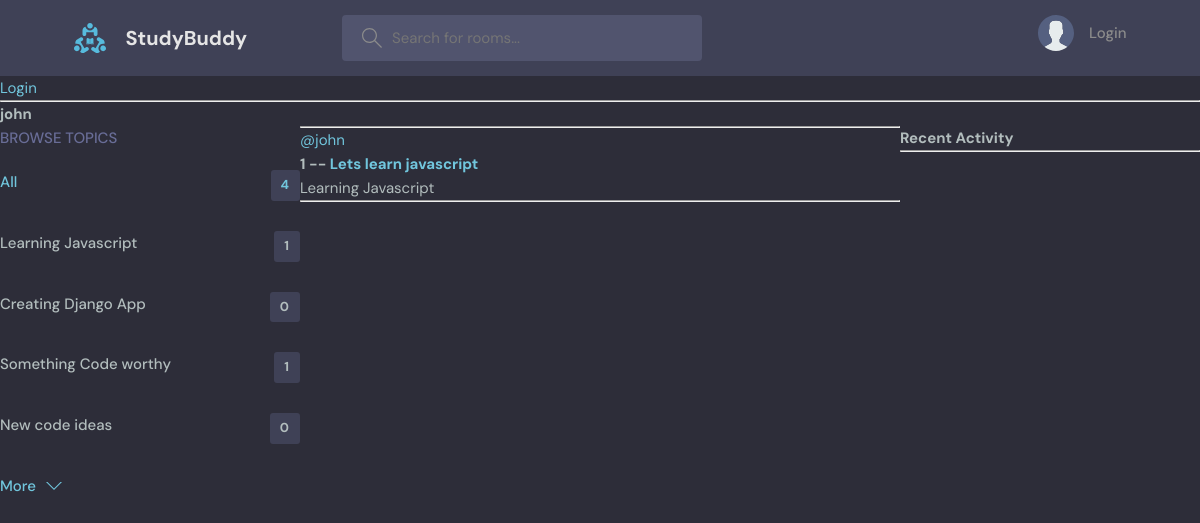
Before: /profile/1/ with the older database file.
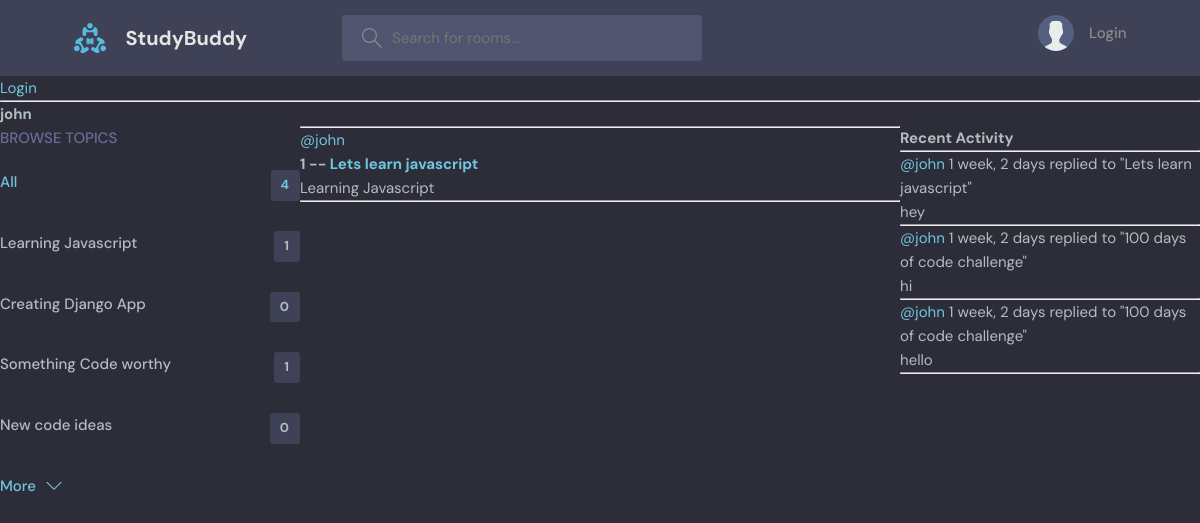
After: the same page with the newer database file.
### baseApp/models.py (models this page shows, shortened)
class Topic(models.Model):
    name = models.CharField(max_length=200)

class Room(models.Model):
    host = models.ForeignKey(User, on_delete=models.SET_NULL, null=True)
    topic = models.ForeignKey(Topic, on_delete=models.SET_NULL, null=True)
    name = models.CharField(max_length=200)
    description = models.TextField(null=True,blank=True)
    participants = models.ManyToManyField(
        User, related_name='participants', blank=True)
    updated = models.DateTimeField(auto_now=True)
    created = models.DateTimeField(auto_now_add=True)
    class Meta:
        ordering = ['-updated', '-created'] #orders rooms by updated and created fields
    def __str__(self): #function to reference the name of the room
        return self.name

class Message(models.Model):
    user = models.ForeignKey( User, on_delete=models.CASCADE)
    room = models.ForeignKey(Room, on_delete=models.CASCADE)
    body = models.TextField()
    updated = models.DateTimeField(auto_now=True)
    created = models.DateTimeField(auto_now_add=True)
    class Meta:
        ordering = ['-updated', '-created'] #orders rooms by updated and created fields

### baseApp/views.py (the view)
# urls.py: path('profile/<str:pk>/', views.userProfile, name="user-profile"),
def userProfile(request, pk):
    user = User.objects.get(id=pk)
    rooms = user.room_set.all()
    room_messages = user.message_set.all()
    topics = Topic.objects.all()
    context = {'user':user, 'rooms':rooms, 'room_messages': room_messages, 'topics':topics}
    return render(request, 'baseApp/profile.html', context)

### baseApp/templates/baseApp/profile.html (shortened to what this page needs)
{% extends 'main.html' %}
{% block content %}
<h1>{{user.username}}</h1>
<div class="profile-container">
    <div>
        {% include 'baseApp/topics_component.html' %}
    </div>
    <div>
        {% include 'baseApp/feed_component.html' %}
    </div>
    <div>
        {% include 'baseApp/activity_component.html' %}
    </div>
</div>
{% endblock %}

### templates/main.html (shortened to what this page needs)
<!DOCTYPE html>
{% load static %}
<html lang="en">
    <head>
        <link rel="stylesheet" href="{% static 'styles/style.css' %}" />
    </head>
  <body>
    {% include 'navbar.html' %}
    {% block content %}
    {% endblock %}
  </body>
</html>

### templates/navbar.html (shortened to what this page needs)
{% load static %}
<header class="header header--loggedIn">
    <div class="container">
      <a href="{% url 'home' %}" class="header__logo">
        <img src="{% static 'images/logo.svg' %}" />
        <h1>StudyBuddy</h1>
      </a>
      <form class="header__search" method="get" action="{% url 'home' %}">
        <label>
          <input name='q' type='text' placeholder="Search for rooms..." />
        </label>
      </form>
      <nav class="header__menu">
        {% if request.user.is_authenticated %}
        <div class="header__user">
          <a href="profile.html">
            <div class="avatar avatar--medium active">
              <img src="https://randomuser.me/api/portraits/men/37.jpg" />
            </div>
            <p>{{request.user.username}}<span>@{{request.user.username}}</span></p>
          </a>
          <button class="dropdown-button">
            <svg version="1.1" xmlns="http://www.w3.org/2000/svg" width="32" height="32" viewBox="0 0 32 32">
              <title>chevron-down</title>
              <path d="M16 21l-13-13h-3l16 16 16-16h-3l-13 13z"></path>
            </svg>
          </button>
        </div>
        {% else %}
         <a href="{% url 'login' %}">
          <img src="{% static 'images/avatar.svg' %}" />
          <p>Login</p>
        </a>
        {% endif %}
      </nav>
    </div>
  </header>
{% if request.user.is_authenticated %}
<h3>Hello {{user}}</h3>
<a href="{% url 'logout' %}">Logout</a>
{% else %}
<a href="{% url 'login' %}">Login</a>
{% endif %}
<hr>

### baseApp/templates/baseApp/topics_component.html
<div class="topics">
    <div class="topics__header">
      <h2>Browse Topics</h2>
    </div>
    <ul class="topics__list">
      <li>
        <a href="{% url 'home' %}" class="active">All <span>{{topics.count}}</span></a>
      </li>
      {% for topic in topics %}
      <li>
        <a href="{% url 'home' %}?q={{topic.name}}">{{topic.name}}<span>{{topic.room_set.all.count}}</span></a>
      </li>
      {% endfor %}
    </ul>
    <a class="btn btn--link" href="topics.html">
      More
      <svg version="1.1" xmlns="http://www.w3.org/2000/svg" width="32" height="32" viewBox="0 0 32 32">
        <title>chevron-down</title>
        <path d="M16 21l-13-13h-3l16 16 16-16h-3l-13 13z"></path>
      </svg>
    </a>
  </div>

### baseApp/templates/baseApp/feed_component.html (shortened to what this page needs)
<div>
    {% for room in rooms %}
        <div>
            <hr>
            <a href="{% url 'user-profile' room.host.id %}">@{{room.host.username}}</a>
            <h5>{{room.id}} -- <a href="{% url 'room' room.id %}">{{room.name}}</a></h5>
            <small>{{room.topic.name}}</small>
            <hr>
        </div>
    {% endfor %}
</div>

### baseApp/templates/baseApp/activity_component.html (shortened to what this page needs)
<h3>Recent Activity</h3>
<hr>
{% for message in room_messages %}
    <div>
        <small><a href="{% url 'user-profile' message.user.id %}">@{{message.user}}</a>  {{message.created|timesince}}</small>
        <small>replied to "{{message.room}}"</small>
        <p>{{message.body}}</p>
        <hr>
    </div>
{% endfor %}

### static/styles/style.css (style rules this page uses)
:root { --color-main: #71c6dd; --color-main-light: #e1f6fb; --color-dark: #3f4156; --color-dark-medium: #51546e; --color-dark-light: #696d97; --color-light: #e5e5e5; --color-gray: #8b8b8b; --color-light-gray: #b2bdbd; --color-bg: #2d2d39; --color-success: #5dd693; --color-error: #fc4b0b; }
* { font-family: "DM Sans", -apple-system, BlinkMacSystemFont, "Segoe UI", Roboto, Oxygen, Ubuntu, Cantarell, "Open Sans", "Helvetica Neue", sans-serif; margin: 0; padding: 0; box-sizing: border-box; text-rendering: optimizeLegibility; font-size: inherit; }
html { font-size: 56.25%; }
@media only screen and (min-width: 1200px) { html { font-size: 62.5%; } }
body { line-height: 1.6; font-weight: 400; font-size: 1.5rem; color: var(--color-light-gray); background-color: var(--color-bg); min-height: 100vh; }
img { width: 100%; }
a { display: inline-block; color: var(--color-main); text-decoration: none; }
.container { max-width: 120rem; width: 90%; margin: auto; }
.btn { background-color: transparent; border: none; display: inline-flex; align-items: center; gap: 1rem; cursor: pointer; transition: all ease-in-out 0.3s; padding: 1rem 2rem; border-radius: 5px; box-shadow: 1px 1px 3px 1px rgba(0, 0, 0, 0.15); font-weight: 500; }
.btn--link { border-radius: 0; padding: 0; color: var(--color-main); box-shadow: none; }
.btn > svg { fill: currentColor; width: 1.6rem; height: 1.6rem; }
.header { padding: 1.5rem; background-color: var(--color-dark); }
.header > .container { display: flex; gap: 9.5rem; }
.header__logo, .header__user { display: flex; gap: 2rem; align-items: center; }
.header__logo > img { height: 3.2rem; width: 3.2rem; }
.header__logo > h1 { font-weight: 700; font-size: 2rem; color: var(--color-light); }
.header__search > label { background-color: var(--color-dark-medium); padding: 1.3rem 1rem; display: flex; align-items: center; gap: 1rem; border-radius: 4px; }
.header__search svg { fill: var(--color-gray); width: 2rem; height: 2rem; margin-left: 1rem; }
.header__search input { width: 30rem; background: transparent; border: none; outline: none; color: var(--color-light); }
.header__menu { margin-left: auto; position: relative; }
.header__menu a { display: flex; gap: 1.5rem; align-items: center; font-weight: 500; text-decoration: none; color: var(--color-gray); }
.header__menu img { height: 3.6rem; }
.header__menu p { line-height: 1.2; }
.topics__header { margin-bottom: 2rem; }
.topics__header h2 { text-transform: uppercase; font-weight: 500; color: var(--color-dark-light); }
.topics__list { list-style: none; }
.topics__list li a { display: flex; justify-content: space-between; margin-bottom: 3rem; font-weight: 500; color: var(--color-light-gray); transition: all 0.3s ease-in-out; }
.topics__list li a.active, .topics__list li a:hover { color: var(--color-main); }
.topics__list li a span { padding: 0.5rem 1rem; background-color: var(--color-dark); border-radius: 3px; font-size: 1.3rem; font-weight: 700; letter-spacing: 1px; }

### baseApp/templates/baseApp/profile.html (style rules this page uses)
.profile-container { display: grid; grid-template-columns: 1fr 2fr 1fr; }

Changed rows visible on the page:
added Message: user "john", created "1 week, 2 days", room "Lets learn javascript", body "hey"
added Message: user "john", created "1 week, 2 days", room "100 days of code challenge", body "hi"
added Message: user "john", created "1 week, 2 days", room "100 days of code challenge", body "hello"
